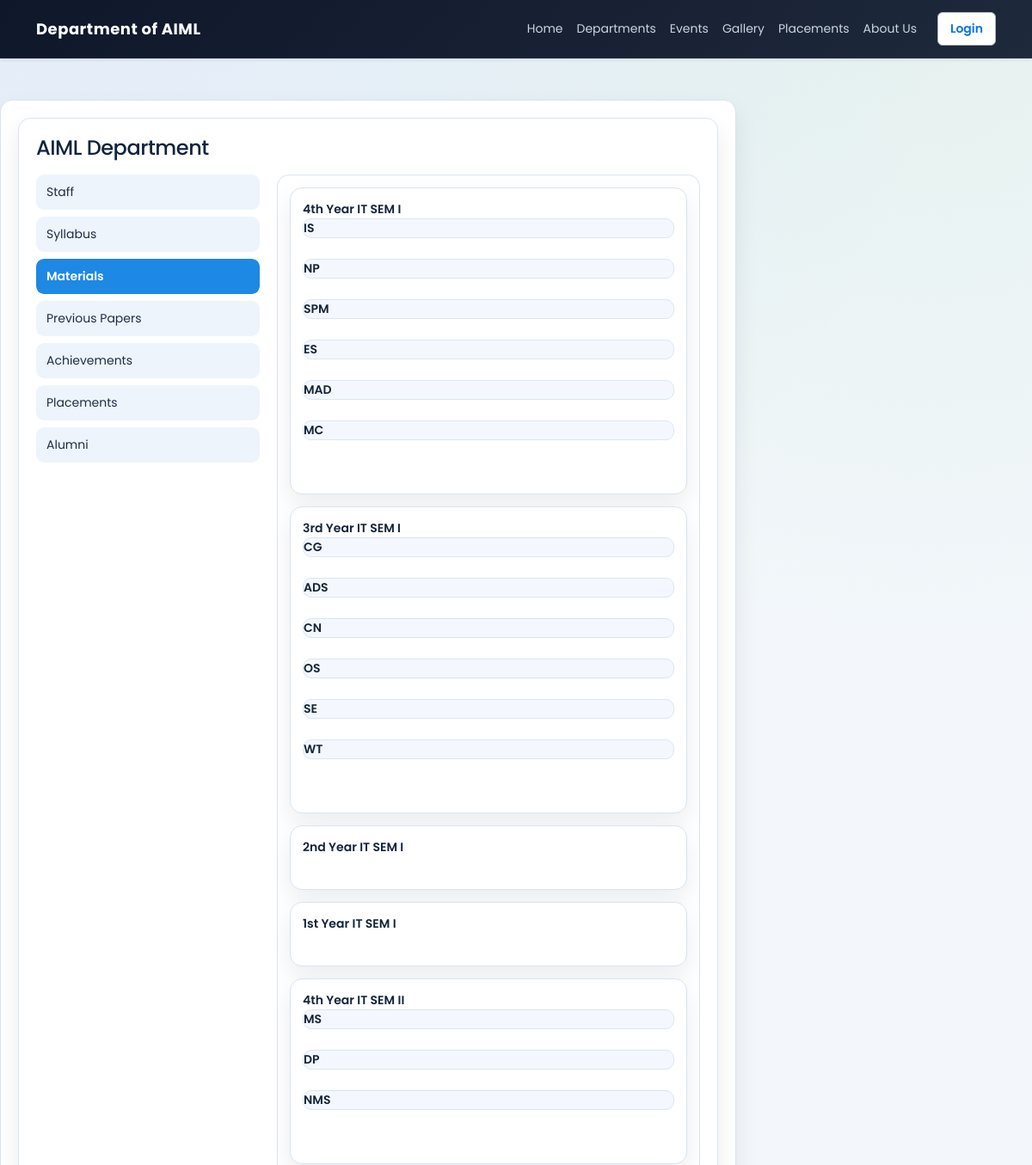
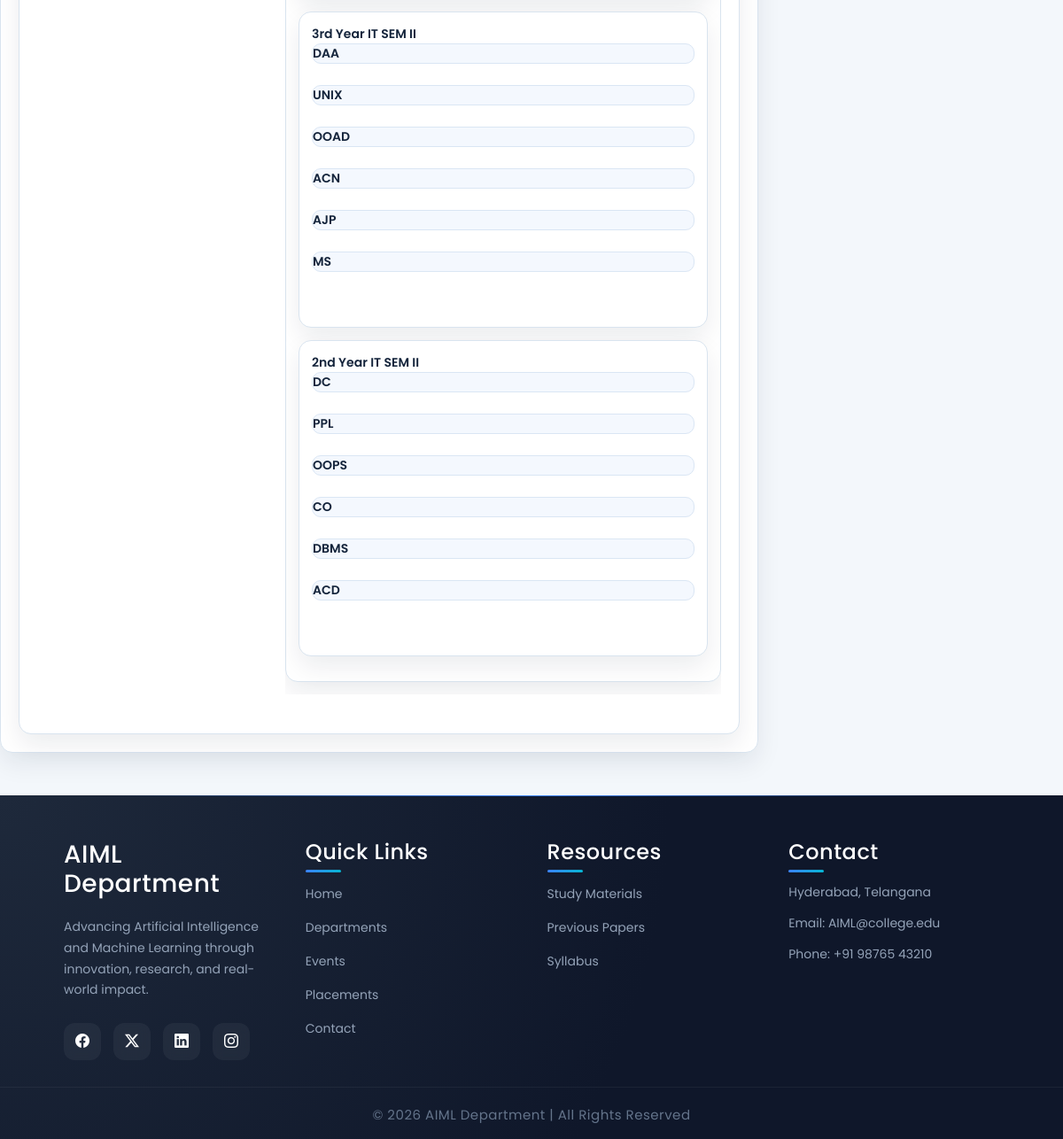
Page /public/pages/Academics/materials.php on the committed database (2 pictures, top to bottom).
### tables this page shows
CREATE TABLE IF NOT EXISTS `class` (
  `id` int(11) NOT NULL AUTO_INCREMENT,
  `class_code` varchar(500) NOT NULL,
  `class_name` varchar(500) NOT NULL,
  PRIMARY KEY (`id`)
);

CREATE TABLE IF NOT EXISTS `subjects` (
  `id` int(11) NOT NULL AUTO_INCREMENT,
  `sub_code` varchar(500) NOT NULL,
  `sub_name` varchar(500) NOT NULL,
  `class_id` int(11) NOT NULL,
  PRIMARY KEY (`id`)
);

### libraries/mysql.class.php (called while the page is built, shortened)
<?php
class DataBasePDO
{
	private static $hostname	=  DB_SERVER;
	private static $username	=  DB_USER;
	private static $password	=  DB_PASS;
	private static $dbname		=  DB_DATABASE;
	private static $instance 	= FALSE;
	private $db;
	public $fetch_mode 			= PDO::FETCH_ASSOC;
	private $last_statement		= NULL;
	public function __construct($connect = true, $dataBase = null, $server = null,$userName = null, $passWord = null){
			return self::$instance;
	}
	public function connectToDB(){
			$dns='mysql:host='.self::$hostname.';dbname='.self::$dbname;
	    	self::$instance = new PDO($dns, self::$username, self::$password);
	    	self::$instance->setAttribute(PDO::ATTR_ERRMODE, PDO::ERRMODE_EXCEPTION);
	    	self::$instance->setAttribute(PDO::ATTR_DEFAULT_FETCH_MODE, PDO::FETCH_ASSOC);
	    	$this->db = self::$instance;
	}
	public function getOnePrepared($sqlQuery = NULL, $params = array()){
			if (!$this->internalPreparedQuery($sqlQuery, $params)){
				return false;
			}
			$result = $this->last_statement->fetch();
			return $result;
	}
	public function getAllResults($sqlQuery = NULL){
			if (!$this->internalQuery($sqlQuery)){
				return array();
			}
			$result = $this->last_statement->fetchAll();
			return $result;
	}
	public function internalQuery($sqlQuery = NULL){
			try {
				$stmt = $this->db->query($sqlQuery);
				$stmt->setFetchMode($this->fetch_mode);
				$this->last_statement = $stmt;
				return TRUE;
			}
			catch (PDOException $e){
				$this->logDatabaseError($e);
				return false;
			}
	}
	public function internalPreparedQuery($sqlQuery = NULL, $params = array()){
			try {
				$stmt = $this->db->prepare($sqlQuery);
				$stmt->execute($params);
				$stmt->setFetchMode($this->fetch_mode);
				$this->last_statement = $stmt;
				return TRUE;
			}
			catch (PDOException $e){
				$this->logDatabaseError($e);
				return false;
			}
	}
}
?>

### libraries/functions.class.php (called while the page is built, shortened)
<?php
	include_once("mysql.class.php");
	class DataFunctions {
		public $dbObj;
		public function __construct(){
			$this->dbObj = new DataBasePDO();
			$this->ensureModernAuthSchema();
	}
	private function assertSafeIdentifier($identifier){
		$identifier = trim((string)$identifier);
		return $identifier;
	}
	private function ensureModernAuthSchema(){
		$this->ensureColumnDefinition(TB_USERS, 'password', "varchar(255) NOT NULL COMMENT 'user password is stored'");
		$this->ensureColumnDefinition(ADMIN_TABLE, 'password', "varchar(255) NOT NULL COMMENT 'customer password is stored'");
		$this->ensureColumnDefinition(TB_USERS, 'address', "varchar(255) NOT NULL COMMENT 'user address is stored'");
		$this->ensureColumnDefinition(ADMIN_TABLE, 'address', "varchar(255) NOT NULL COMMENT 'customer address is stored'");
	}
	private function ensureColumnDefinition($table, $columnName, $definition){
		$table = $this->assertSafeIdentifier($table);
		$columnName = $this->assertSafeIdentifier($columnName);
		$definition = trim((string)$definition);
		$checkSql = "SELECT COLUMN_TYPE, IS_NULLABLE, COLUMN_DEFAULT
					 FROM information_schema.COLUMNS
					 WHERE TABLE_SCHEMA = DATABASE()
					   AND TABLE_NAME = :table_name
					   AND COLUMN_NAME = :column_name
					 LIMIT 1";
		$result = $this->dbObj->getOnePrepared($checkSql, array(
			':table_name' => $table,
			':column_name' => $columnName
		));
		$currentType = strtolower((string)($result['COLUMN_TYPE'] ?? ''));
		if ($columnName === 'password' && strpos($currentType, 'varchar(255)') !== false) {
			return;
		}
		if ($columnName === 'address' && preg_match('/varchar\((\d+)\)/', $currentType, $matches) && (int)$matches[1] >= 255) {
			return;
		}
		$alterSql = "ALTER TABLE `".$table."` MODIFY `".$columnName."` ".$definition;
		$this->dbObj->executeQuery($alterSql);
	}
	 public function getClassesWOPO($table){
			$sql		= 'SELECT
								id, class_code, class_name
						   FROM
						   		'.$table.'
						   WHERE
						   		id != 0';
			$result		= $this->dbObj->getAllResults($sql);
			return $result;
	 }
	 public function getSubjectsForClass($table,$classId){
			$sql		= 'SELECT
								id, sub_name, sub_code
							FROM
								'.$table.'
							WHERE
								class_id = '.$classId;
			$result		= $this->dbObj->getAllResults($sql);
			return $result;
	 }
}

### public/pages/Academics/materials.php (the view, shortened to what this page needs)
<?php
    include_once(INCLUDES_PATH . '/header.php');
    require_once(LIB_PATH . '/functions.class.php');
   $fcObj	= new DataFunctions();
   $tbClass		= TB_CLASS;
   $tbSubjects	= TB_SUBJECTS;
   $classes		= $fcObj->getClassesWOPO( $tbClass );
   $classesCnt	= sizeof($classes);
   for($i=0; $i<$classesCnt;$i++){
		$classId		= $classes[$i]['id'];
		$subjects[$i]	= $fcObj->getSubjectsForClass($tbSubjects,$classId);
	}
?>
 <div class="box1">
        <div class="wrapper">
          <article class="col1">
				<div id="index_cont">
				<div id="content">
					<div class="post">
						<span class="alignCenter">
							<h4>AIML Department </h4>
						</span>
					</div>
					<div id='content_left' class='content_left'>
						<?php
							include_once('departleftnav.php');
						?>
					</div>
					<div id='content_right' class='content_right'>
						<div class="comteeMem">
							<?php
								for($i=0; $i< $classesCnt; $i++){
							?>
								<div class="materialDet">
									<div class="classHeader">
										<div class='className'>
										<?php
											echo $classes[$i]['class_name'];
										?>
										</div>
									</div>
									<?php
										$subjCnt	= sizeof( $subjects[$i] );
										for($j=0; $j< $subjCnt; $j++){
									?>
										<div  class="subjHeader">
											<div class='subjName'>
												<?php
													echo $subjects[$i][$j]['sub_code'];
												?>
											</div>
										</div>
										<br class="clearfix" />
									<?php
										}
									?>
									<br class="clearfix" />
									</div>
							<?php
								}
							?>
						</div>
					</div>
					<br class="clearfix" />
				</div>
					</article>
</div>
</div>
<?php include_once(INCLUDES_PATH . '/footer.php'); ?>

### rows in the picture
class: class_name "4th Year IT SEM I"
subjects: sub_code "IS"
subjects: sub_code "NP"
subjects: sub_code "SPM"
subjects: sub_code "ES"
subjects: sub_code "MAD"
subjects: sub_code "MC"
class: class_name "3rd Year IT SEM I"
subjects: sub_code "CG"
subjects: sub_code "ADS"
subjects: sub_code "CN"
subjects: sub_code "OS"
subjects: sub_code "SE"
subjects: sub_code "WT"
class: class_name "2nd Year IT SEM I"
class: class_name "1st Year IT SEM I"
class: class_name "4th Year IT SEM II"
subjects: sub_code "MS"
subjects: sub_code "DP"
subjects: sub_code "NMS"
class: class_name "3rd Year IT SEM II"
subjects: sub_code "DAA"
subjects: sub_code "UNIX"
subjects: sub_code "OOAD"
subjects: sub_code "ACN"
subjects: sub_code "AJP"
subjects: sub_code "MS"
class: class_name "2nd Year IT SEM II"
subjects: sub_code "DC"
subjects: sub_code "PPL"
subjects: sub_code "OOPS"
subjects: sub_code "CO"
subjects: sub_code "DBMS"
subjects: sub_code "ACD"
